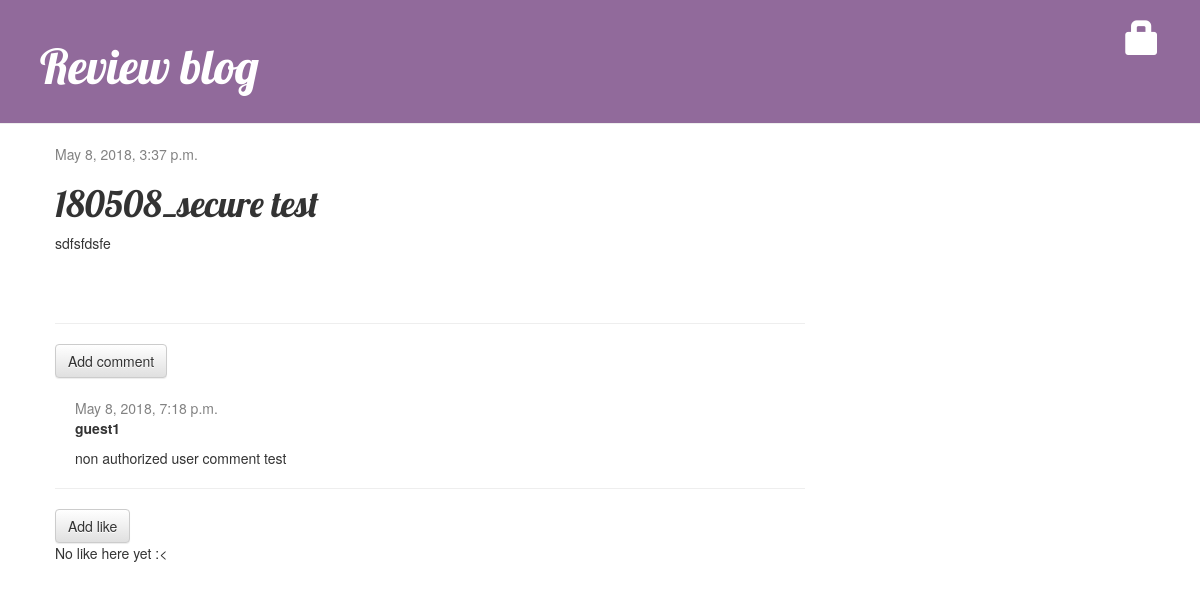
Screenshot of /post/7/ with the database file from the repository.
### blog/models.py (models this page shows, shortened)
class Post(models.Model):
	author = models.ForeignKey('auth.User', on_delete=models.CASCADE)
	title = models.CharField(max_length=200)
	text = models.TextField()
	created_date = models.DateTimeField(default=timezone.now)
	published_date = models.DateTimeField(blank=True, null=True)

class Comment(models.Model):
    post = models.ForeignKey('blog.Post', related_name='comments')
    author = models.CharField(max_length=200)
    text = models.TextField()
    created_date = models.DateTimeField(default=timezone.now)
    approved_comment = models.BooleanField(default=False)

### blog/views.py (the view)
# urls.py: url(r'^post/(?P<pk>\d+)/$', views.post_detail, name='post_detail'),
def post_detail(request, pk):
    post = get_object_or_404(Post, pk=pk)
    return render(request, 'blog/post_detail.html', {'post': post})

### blog/templates/blog/post_detail.html (shortened to what this page needs)
{% extends 'blog/base.html' %}
{% block content %}
  <div class="post">
    {% if post.published_date %}
      <div class="date">
        {{ post.published_date }}
      </div>
    {% else %}
      <a class="btn btn-default" href="{% url 'post_publish' pk=post.pk %}">Publish</a>
    {% endif %}
    <h1>{{ post.title }}</h1>
    <p>{{ post.text|linebreaksbr }}</p>
  </div>
  <hr>
  <a class="btn btn-default" href="{% url 'add_comment_to_post' pk=post.pk %}">Add comment</a>
  {% for comment in post.comments.all %}
    {% if user.is_authenticated or comment.approved_comment %}
    <div class="comment">
        <div class="date">
            {{ comment.created_date }}
        </div>
        <strong>{{ comment.author }}</strong>
        <p>{{ comment.text|linebreaks }}</p>
    </div>
    {% endif %}
  {% empty %}
    <p>No comments here yet :(</p>
  {% endfor %}
  <hr>
  <a class="btn btn-default" href="{% url 'add_like_to_post' pk=post.pk %}">Add like</a>
  {% for like in post.like.all %}
    {% if user.is_authenticated or like.like_count %}
    <div class="like">
      <div class="date">
        {{like.created_date}}
        {% if not like.like_count %}
          <a class="btn btn-default" href="{% url 'like_remove' pk=like.pk %}"><span class="glyphicon glyphicon-remove"></span></a>
          <a class="btn btn-default" href="{% url 'post_like' pk=like.pk %}"><span class="glyphicon glyphicon-ok"></span></a>
        {% endif %}
    </div>
    <strong>{{ like.author }}</strong>
    <p>{{like.text|linebreaks}}</p>
  </div>
    {% endif %}
  {% empty %}
    <p>No like here yet :< </p>
  {% endfor %}
{% endblock %}

### blog/static/css/blog.css (style rules this page uses)
h1, h2, h3, h4 { font-family: 'Lobster', cursive; }
.date { color: #828282; }
.post { margin-bottom: 70px; }
.comment { margin: 20px 0px 20px 20px; }

### rows the page displays
Post: published_date "May 8, 2018, 3:37 p.m.", title "180508_secure test", text "sdfsfdsfe"
Comment: created_date "May 8, 2018, 7:18 p.m.", author "guest1", text "non authorized user comment test"
